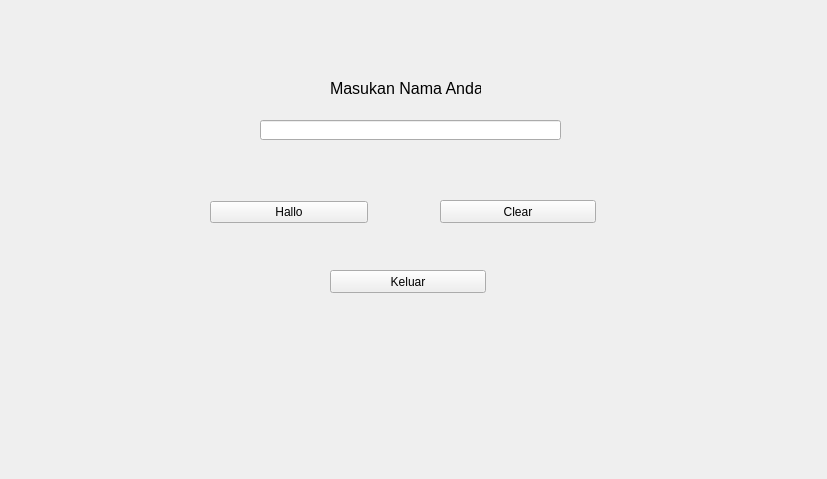
<?xml version="1.0" encoding="UTF-8"?>
<ui version="4.0">
 <class>Form</class>
 <widget class="QWidget" name="Form">
  <property name="geometry">
   <rect>
    <x>0</x>
    <y>0</y>
    <width>827</width>
    <height>479</height>
   </rect>
  </property>
  <property name="windowTitle">
   <string>Form</string>
  </property>
  <widget class="QLabel" name="label">
   <property name="geometry">
    <rect>
     <x>330</x>
     <y>80</y>
     <width>151</width>
     <height>16</height>
    </rect>
   </property>
   <property name="font">
    <font>
     <pointsize>12</pointsize>
    </font>
   </property>
   <property name="text">
    <string>Masukan Nama Anda</string>
   </property>
  </widget>
  <widget class="QLineEdit" name="namaEdit">
   <property name="geometry">
    <rect>
     <x>260</x>
     <y>120</y>
     <width>301</width>
     <height>20</height>
    </rect>
   </property>
  </widget>
  <widget class="QPushButton" name="clear">
   <property name="geometry">
    <rect>
     <x>440</x>
     <y>200</y>
     <width>156</width>
     <height>23</height>
    </rect>
   </property>
   <property name="text">
    <string>Clear</string>
   </property>
  </widget>
  <widget class="QPushButton" name="keluar">
   <property name="geometry">
    <rect>
     <x>330</x>
     <y>270</y>
     <width>156</width>
     <height>23</height>
    </rect>
   </property>
   <property name="text">
    <string>Keluar</string>
   </property>
  </widget>
  <widget class="QWidget" name="">
   <property name="geometry">
    <rect>
     <x>210</x>
     <y>200</y>
     <width>158</width>
     <height>25</height>
    </rect>
   </property>
   <layout class="QHBoxLayout" name="horizontalLayout">
    <item>
     <widget class="QPushButton" name="hallo">
      <property name="text">
       <string>Hallo</string>
      </property>
     </widget>
    </item>
   </layout>
  </widget>
 </widget>
 <resources/>
 <connections/>
</ui>
